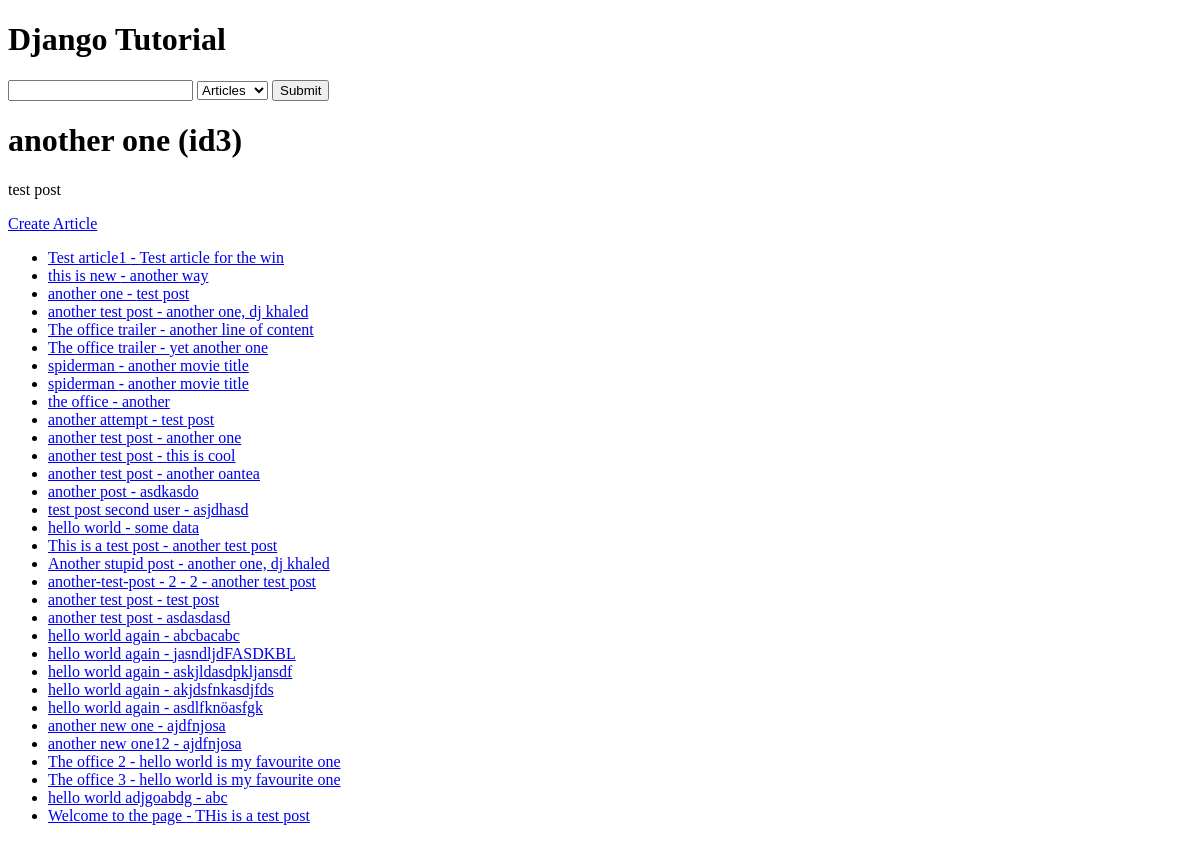
The page / on the database its author committed.
### article/models.py (models this page shows, shortened)
class Article(models.Model):
    user = models.ForeignKey(User, blank=True, null=True, on_delete=models.SET_NULL)
    title = models.CharField(max_length=200)
    slug = models.SlugField(blank=True, null=True, unique=True)
    content = models.TextField()
    timestamp = models.DateTimeField(auto_now_add=True) # added "time"
    updated = models.DateTimeField(auto_now=True) # updated "time"
    publish = models.DateField(auto_now_add=False, auto_now=False, null=True, blank=True)
    objects = ArticleManager()
    def get_absolute_url(self):
        return reverse('article:detail', kwargs={"slug": self.slug})

### tutorial/views.py (the view)
# urls.py: path('', home_view),
def home_view(request, *args, **kwargs):
    random_id = random.randint(1, 4)
    article_obj = Article.objects.get(id=random_id)
    article_queryset = Article.objects.all()
    context = {
        "object_list": article_queryset,
        "object": article_obj,
        "title": article_obj.title,
        "id": article_obj.id,
        "content": article_obj.content,
    }
    HTML_STRING = render_to_string('home-view.html', context=context)
    return HttpResponse(HTML_STRING)

### article/models.py (called while the page is built)
    def get_queryset(self):
        return ArticleQuerySet(self.model, using=self._db)

### templates/home-view.html
{% extends 'base.html' %}
{% block content %}
<h1>{{ object.title }} (id{{ id }})</h1>
<p>{{ content }}</p>
<a href="{% url 'article:create' %}">Create Article</a>
<ul>
    {% for x in object_list %}
        {% if x.title %}
            <li><a href="{{ x.get_absolute_url }}">{{ x.title }} - {{ x.content }}</li></a>
        {% endif %}
    {% endfor %}
</ul>
{% endblock content %}

### rows shown on the page
Article: title "another one", content "test post"
Article: title "Test article1", content "Test article for the win"
Article: title "this is new", content "another way"
Article: title "another test post", content "another one, dj khaled"
Article: title "The office trailer", content "another line of content"
Article: title "The office trailer", content "yet another one"
Article: title "spiderman", content "another movie title"
Article: title "spiderman", content "another movie title"
Article: title "the office", content "another"
Article: title "another attempt", content "test post"
Article: title "another test post", content "another one"
Article: title "another test post", content "this is cool"
Article: title "another test post", content "another oantea"
Article: title "another post", content "asdkasdo"
Article: title "test post second user", content "asjdhasd"
Article: title "hello world", content "some data"
Article: title "This is a test post", content "another test post"
Article: title "Another stupid post", content "another one, dj khaled"
Article: title "another-test-post - 2 - 2", content "another test post"
Article: title "another test post", content "test post"
Article: title "another test post", content "asdasdasd"
Article: title "hello world again", content "abcbacabc"
Article: title "hello world again", content "jasndljdFASDKBL"
Article: title "hello world again", content "askjldasdpkljansdf"
Article: title "hello world again", content "akjdsfnkasdjfds"
Article: title "hello world again", content "asdlfknöasfgk"
Article: title "another new one", content "ajdfnjosa"
Article: title "another new one12", content "ajdfnjosa"
Article: title "The office 2", content "hello world is my favourite one"
Article: title "The office 3", content "hello world is my favourite one"
Article: title "hello world adjgoabdg", content "abc"
Article: title "Welcome to the page", content "THis is a test post"

### other values the page prints
{{ id }} "3"
